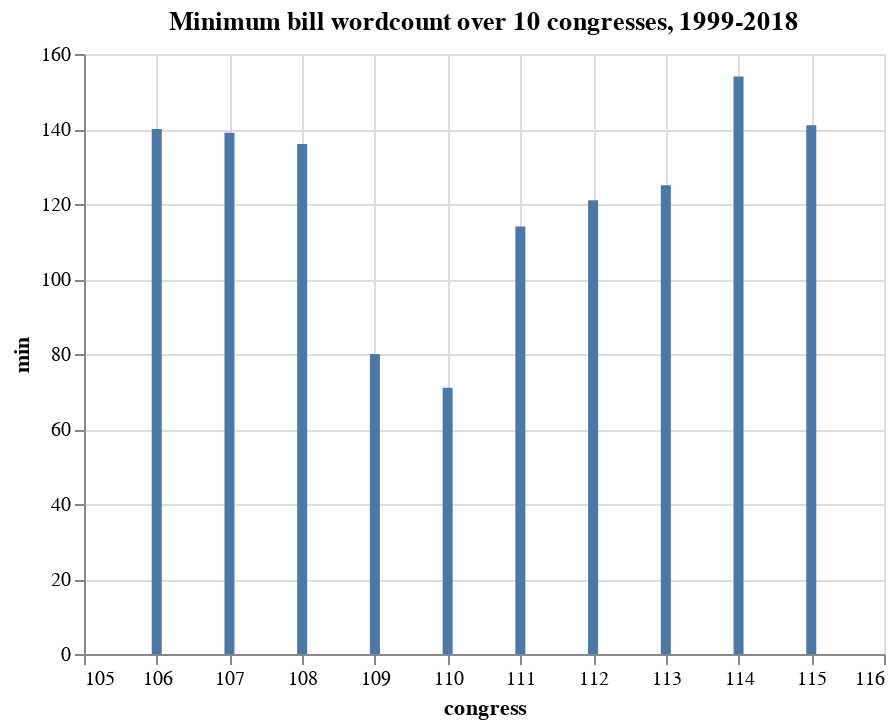

Here is the notebook cell this chart was saved with:
### Markdown cell above
#### Graphing the minimum word count by congress

### Code cell
alt.Chart(summary).mark_bar().encode(
    x='congress',
    y='min'
).properties(
    title='Minimum bill wordcount over 10 congresses, 1999-2018'
)

### Figure 1 — Vega-Lite specification as saved in the notebook (floating-point values rounded to 4 significant figures)
{"config": {"view": {"continuousWidth": 400, "continuousHeight": 300}}, "data": {"name": "data-42ea98576c9d4fdce9ad9e9d69e6218d"}, "mark": "bar", "encoding": {"x": {"type": "quantitative", "field": "congress"}, "y": {"type": "quantitative", "field": "min"}}, "title": "Minimum bill wordcount over 10 congresses, 1999-2018", "$schema": "https://vega.github.io/schema/vega-lite/v4.8.1.json", "datasets": {"data-42ea98576c9d4fdce9ad9e9d69e6218d": [{"congress": 106, "mean": 7218.0, "median": 603.0, "max": 320000.0, "min": 140.0}, {"congress": 107, "mean": 7164.0, "median": 529.5, "max": 288600.0, "min": 139.0}, {"congress": 108, "mean": 6628.0, "median": 476.0, "max": 316300.0, "min": 136.0}, {"congress": 109, "mean": 8054.0, "median": 384.5, "max": 345800.0, "min": 80.0}, {"congress": 110, "mean": 6798.0, "median": 249.0, "max": 295200.0, "min": 71.0}, {"congress": 111, "mean": 12140.0, "median": 449.0, "max": 401400.0, "min": 114.0}, {"congress": 112, "mean": 8503.0, "median": 538.0, "max": 299400.0, "min": 121.0}, {"congress": 113, "mean": 8406.0, "median": 418.5, "max": 327100.0, "min": 125.0}, {"congress": 114, "mean": 6439.0, "median": 486.0, "max": 414300.0, "min": 154.0}, {"congress": 115, "mean": 9866.0, "median": 397.0, "max": 413300.0, "min": 141.0}]}}
